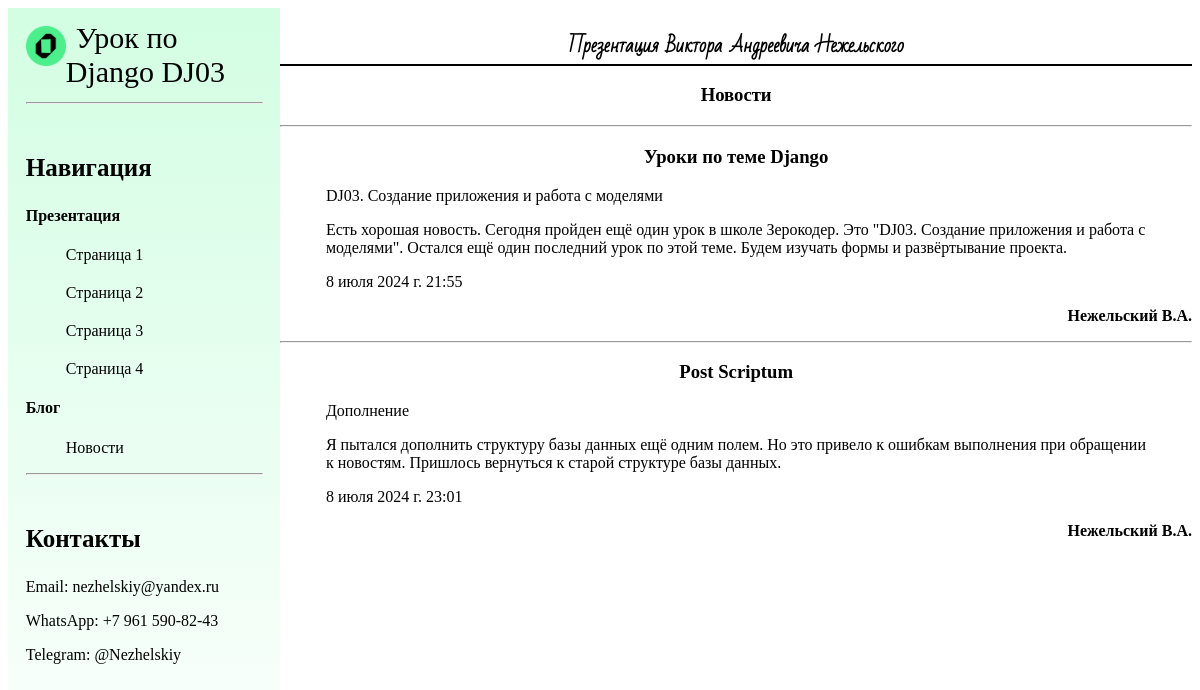
Page /news/ on the committed database.
### news/models.py (models this page shows, shortened)
class News_post(models.Model):
    title = models.CharField('Название новости', max_length=50)
    short_description = models.CharField('Краткое описание новости', max_length=200)
    text = models.TextField('Новость')
    pub_date = models.DateTimeField('Дата публикации')
    class Meta:
            verbose_name = 'Новость'
            verbose_name_plural = 'Новости'

### news/views.py (the view)
# urls.py: path('', views.page_news, name='page_news'),
def page_news(request):
    all_news = News_post.objects.all()
    return render(request, 'news/news.html', {'all_news': all_news})

### news/templates/news/news.html
{% extends 'main/layout.html' %}
{% block content %}
<h3>Новости</h3>
{% for item in all_news %}
    <hr>
    <h3>{{ item.title }}</h3>
    <div class="list">
        <p>{{ item.short_description }}</p>
        <p>{{ item.text }}</p>
        <p>{{ item.pub_date }}</p>
    </div>
    <p style="text-align: right"><strong>Нежельский В.А.</strong></p>
{% endfor %}
{% endblock %}

### main/templates/main/layout.html (shortened to what this page needs)
{% load static %}
<!DOCTYPE html>
<html lang="ru">
<head>
    <link rel="stylesheet" href="{% static 'main/css/main.css' %}">
</head>
<body>
    <aside>
        <img src="{% static 'main/img/Logo.png' %}" alt="Логотип" width="50px">
        {% include 'main/top.html' %}
        {% include 'main/nav.html' %}
        {% include 'main/footer.html' %}
    </aside>
    <main>
        <h3 id="underline">Презентация Виктора Андреевича Нежельского</h3>
        {% block content %}
        {% endblock %}
    </main>
</body>
</html>

### main/templates/main/top.html
<span class="logo">Урок по Django DJ03</span>

### main/templates/main/nav.html
<hr>
<h3>Навигация</h3>
<h4>Презентация</h4>
<ul>
    <li><a href="{% url 'page1' %}">Страница 1</a></li>
    <li><a href="{% url 'page2' %}">Страница 2</a></li>
    <li><a href="{% url 'page3' %}">Страница 3</a></li>
    <li><a href="{% url 'page4' %}">Страница 4</a></li>
</ul>
<h4>Блог</h4>
<ul>
    <li><a href="{% url 'page_news' %}">Новости</a></li>
</ul>

### main/templates/main/footer.html
<hr>
<h3>Контакты</h3>
<p>Email: nezhelskiy@yandex.ru</p>
<p>WhatsApp: +7 961 590-82-43</p>
<p>Telegram: @Nezhelskiy</p>

### main/static/main/css/main.css (style rules this page uses)
aside { float: left; width: 20%; padding: 1.5%; height: 100vh; background: linear-gradient(to bottom, #D3FEE3, white); }
aside img { width: 40px; float: left; }
aside .logo { font-size: 30px; margin-left: 10px; font-weight: body; position: relative; top: -5px; }
aside h3 { margin-top: 50px; font-size: 25px; }
aside ul { list-style: none; }
aside li, aside a:link, aside a:visited { margin-top: 20px; text-decoration: none; transition: transform .6s ease; color: black; }
main { text-align: center; overflow: auto; }
#underline { font-family: 'BadScript', cursive; border-bottom: 2px solid #000; }
main .list { text-align: left; margin: auto; width: 90% }

### rows in the picture
News_post: title "Уроки по теме Django", short_description "DJ03. Создание приложения и работа с моделями", text "Есть хорошая новость. Сегодня пройден ещё один урок в школе Зерокодер. Это \"DJ03. Создание приложения и работа с моделями\". Остался ещё один последний урок по этой теме. Будем изучать формы и развёртывание проекта.", pub_date "8 июля 2024 г. 21:55"
News_post: title "Post Scriptum", short_description "Дополнение", text "Я пытался дополнить структуру базы данных ещё одним полем. Но это привело к ошибкам выполнения при обращении к новостям. Пришлось вернуться к старой структуре базы данных.", pub_date "8 июля 2024 г. 23:01"
